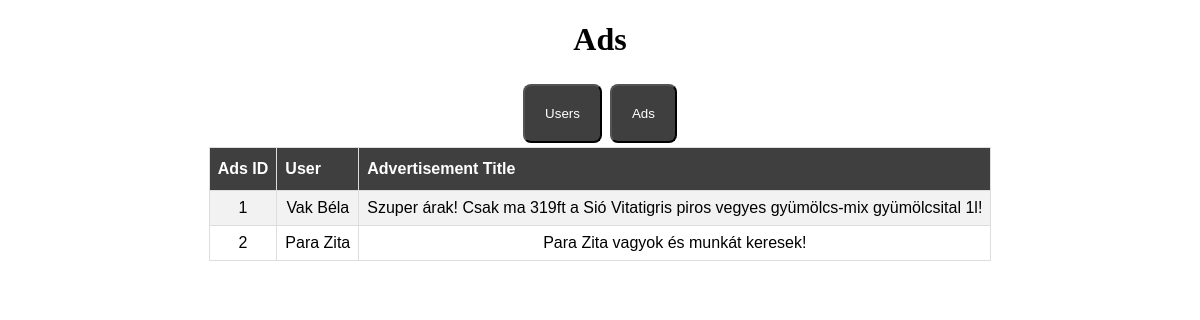
The page /ads on the database its author committed.
### tables this page shows
CREATE TABLE `advertisements` (
  `id` int(11) NOT NULL,
  `userid` int(11) NOT NULL,
  `title` tinytext NOT NULL
);

CREATE TABLE `users` (
  `id` int(11) NOT NULL,
  `name` varchar(64) NOT NULL
);

### index.php (called while the page is built)
<?php
include_once('Controller/controller.php');
$url = "$_SERVER[HTTP_HOST]$_SERVER[REQUEST_URI]";
$url = trim(explode('rabit/', $url)[1]);
$cont = new Controller();
$cont -> routing($url);
?>

### Service/dbService.php (called while the page is built, shortened)
<?php
class dbService{
    function connect(){
        $dbInfo = DB::DBLOGIN;
        $mysqli = new mysqli($dbInfo[0], $dbInfo[1], $dbInfo[2], $dbInfo[3]);
        return $mysqli;
    }
    function fetchAds(){
        $conn = $this->connect();
        $query =
        "   SELECT 	advertisements.id,
	                users.name,
	                advertisements.title
            FROM advertisements
            LEFT JOIN users
            ON users.id = advertisements.userid";
        $result = $conn->query($query);
        if($result->num_rows > 0){
            return $result;
        }
    }
}
?>

### View/adsView.php (the view)
<?php
class ad{
    function showTable($ads){
        echo '
            <table>
                <tr>
                <th>Ads ID</th>
                <th>User</th>
                <th>Advertisement Title</th>
            </tr>';
            while($row = $ads->fetch_assoc()) {
                echo '
                <tr>
                    <td>'. $row["id"] .'</td>
                    <td>'. $row["name"] .'</td>
                    <td>'. $row["title"] .'</td>
                </tr> ';
            }
        echo'</table>
        </body>';
    }
}
?>

### Controller/controller.php
<?php
class Controller{
    function mainPart($pName){
        include_once('View/indexView.php');
        $index = new index();
        $index->showPage($pName);
    }
    function includes($which){
        if($which == 1){
            $this->mainPart("Index");
        }
        elseif($which == 2){
            $this->mainPart("Users");
            include_once('Service/dbService.php');
            include_once('View/usersView.php');
        }
        elseif($which == 3){
            $this->mainPart("Ads");
            include_once('Service/dbService.php');
            include_once('View/adsView.php');
        }
    }
    function routing($route){
        if(strpos($route, "users") === 0){
            if(isset($_GET["uid"]) && is_numeric($_GET["uid"])){
                $this->includes(2);
                $db = new dbService();
                $userView = new user();
                $user = $db->fetchSingleUser($_GET["uid"]);
                if($user){
                    $userView->showTable($user);
                }
            }
            else{
                $this->includes(2);
                $db = new dbService();
                $userView = new user();
                $users = $db->fetchUsers();
                if($users){
                    $userTable = $userView->showTable($users);
                }
            }
        }
        elseif(strpos($route, "ads") === 0){
            if(isset($_GET["aid"]) && is_numeric($_GET["aid"])){
                $this->includes(3);
                $db = new dbService();
                $adView = new ad();
                $ad = $db ->fetchSingleAd($_GET["aid"]);
                if($ad){
                    $adView->showTable($ad);
                }
            }
            else{
                $this->includes(3);
                $db = new dbService();
                $adView = new ad();
                $ads = $db->fetchAds();
                if($ads){
                    $adsTable = $adView->showTable($ads);
                }
            }
        }
        else{
            $this->includes(1);
        }
    }
}
?>

### View/indexView.php
<?php
class index{
    function showPage($pName){
        echo '
        <!DOCTYPE html>
        <html lang="en">
        <head>
            <meta charset="UTF-8">
            <meta http-equiv="X-UA-Compatible" content="IE=edge">
            <meta name="viewport" content="width=device-width, initial-scale=1.0">
            <title>Próbafeladat Benke</title>
            <link rel="stylesheet" href="/rabit/style.css" type="text/css">
        </head>
        <body>
            <h1>'. $pName .'</h1>
            <div>
                <button onclick="window.location.href=\'/rabit/users\'" >Users</button>
                <button onclick="window.location.href=\'/rabit/ads\'">Ads</button>
            </div>
        ';
    }
}
?>

### style.css (style rules this page uses)
table { font-family: Arial, Helvetica, sans-serif; border-collapse: collapse; width: auto; margin-left: auto; margin-right: auto; min-width: 20%; }
table td, table th { border: 1px solid #ddd; padding: 8px; text-align: center; }
table tr:nth-child(even) { background-color: #f2f2f2; }
table th { text-align: center; padding-top: 12px; padding-bottom: 12px; text-align: left; background-color: #3f3f3f; color: white; }
button { background-color: #3f3f3f; color: white; padding: 20px; text-align: center; margin: 4px 2px; border-radius: 8px; }
div, h1 { text-align: center; }

### rows shown on the page
advertisements: id "1", userid.name "Vak Béla", title "Szuper árak! Csak ma 319ft a Sió Vitatigris piros vegyes gyümölcs-mix gyümölcsital 1l!"
advertisements: id "2", userid.name "Para Zita", title "Para Zita vagyok és munkát keresek!"

### other values the page prints
$pName "Ads"
